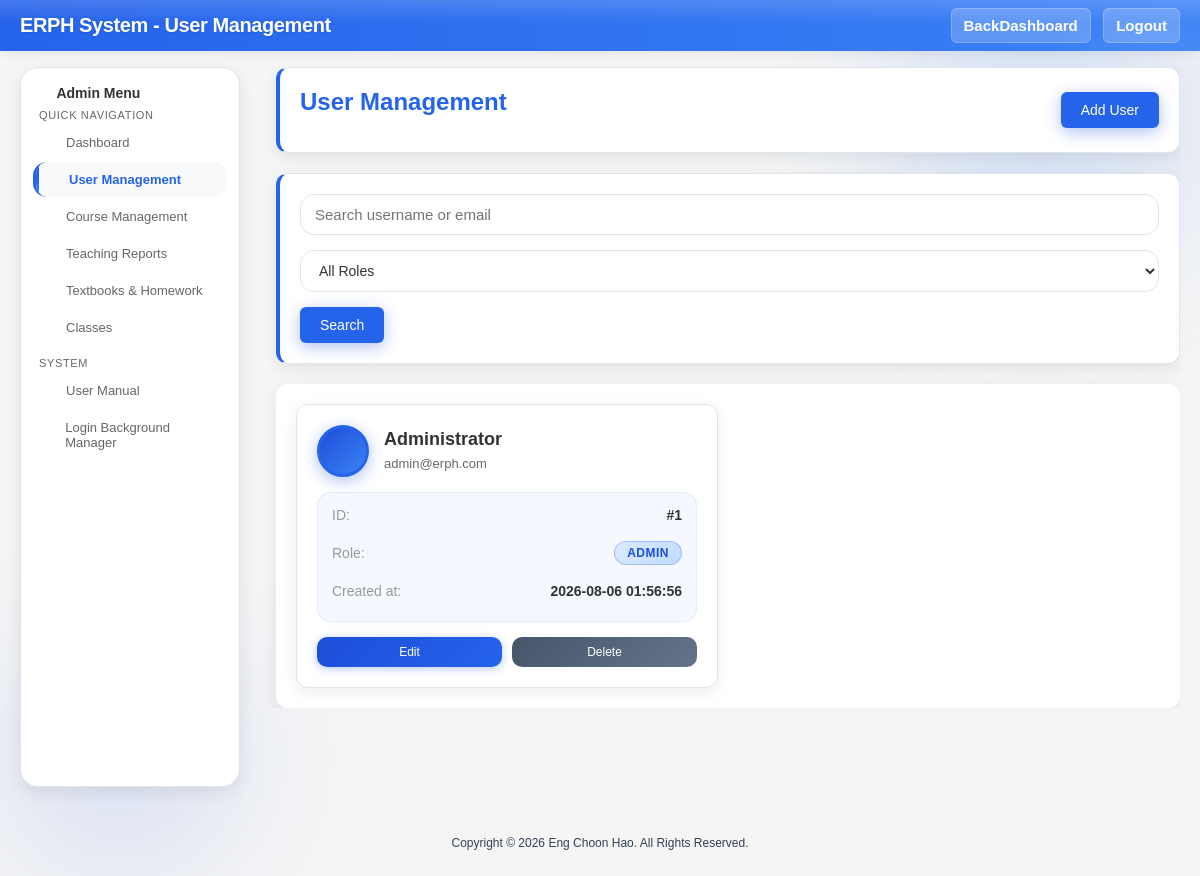
Page /public/user_management.php (signed in) on the committed database.
### tables this page shows
CREATE TABLE `users` (
  `id` int NOT NULL AUTO_INCREMENT,
  `name` varchar(100) NOT NULL,
  `email` varchar(150) NOT NULL,
  `password` varchar(255) NOT NULL,
  `role` enum('admin','teacher','student','parent') NOT NULL DEFAULT 'teacher',
  `created_at` timestamp NULL DEFAULT CURRENT_TIMESTAMP,
  `avatar` varchar(255) DEFAULT NULL,
  PRIMARY KEY (`id`),
  UNIQUE KEY `email` (`email`)
);

### public/inc/kernel.php (called while the page is built, shortened)
<?php
function lex(string $path, $tokens = null, $fallback = null)
{
    $tree = $GLOBALS['ERPH_LEXICON'] ?? [];
    $segments = explode('.', $path);
    $cursor = $tree;
    foreach ($segments as $segment) {
        if (!is_array($cursor) || !array_key_exists($segment, $cursor)) {
            return $fallback ?? $path;
        }
        $cursor = $cursor[$segment];
    }
    return $cursor;
}
function t(string $path, $tokens = null, $fallback = null)
{
    return lex($path, $tokens, $fallback);
}

### public/user_management.php (the view, shortened to what this page needs)
<?php
$navSection = 'users';
try {
    require_once __DIR__ . '/../db.php';
    $search = $_GET['search'] ?? '';
    $where_conditions = [];
    $params = [];
    $where_clause = $where_conditions ? 'WHERE ' . implode(' AND ', $where_conditions) : '';
    $stmt = $pdo->prepare("SELECT id, name, email, role, created_at, avatar FROM users $where_clause ORDER BY
        CASE
            WHEN role = 'admin' THEN 1
            WHEN role = 'teacher' THEN 2
            WHEN role = 'student' THEN 3
        END,
        created_at DESC");
    $stmt->execute($params);
    $users = $stmt->fetchAll();
} catch (Exception $e) {
    $error = t('user_management.get_users_failed') . ": " . $e->getMessage();
    $users = [];
}
?>
<!doctype html>
<html>
<head>
  <link rel="stylesheet" href="assets/css/admin.css?v=<?= filemtime(__DIR__ . '/assets/css/admin.css') ?>">
  <link rel="stylesheet" href="assets/css/mobile-optimization.css">
</head>
<body>
  <header class="header">
    <h1>ERPH System - <?= t('user_management.title') ?></h1>
    <div>
      <a href="admin_dashboard.php"><?= t('common.back') ?><?= t('common.dashboard') ?></a>
      <a href="logout.php"><?= t('common.logout') ?></a>
      </div>
  </header>
  <div class="admin-layout">
    <?php include 'inc/admin_sidebar.php'; ?>
    <main>
      <div class="page-header">
        <h2><?= t('user_management.title') ?></h2>
        <a href="add_user.php" class="add-user-btn"><?= t('user_management.add_user') ?></a>
      </div>
      <div class="search-filters">
        <form class="search-form" method="GET">
          <input type="text" name="search" placeholder="<?= t('user_management.search_placeholder') ?>" value="<?= htmlspecialchars($search) ?>" class="search-input">
          <select name="role" class="role-select">
            <option value=""><?= t('user_management.all_roles') ?></option>
          </select>
          <button type="submit" class="search-btn"><?= t('common.search') ?></button>
        </form>
      </div>
      <div class="users-grid">
        <?php if (empty($users)): ?>
          <div style="text-align:center;padding:40px;color:var(--text-muted);grid-column:1/-1;">
            <?= t('user_management.no_users') ?>
          </div>
        <?php else: ?>
          <?php foreach ($users as $user_item): ?>
          <div class="user-card">
            <div class="user-header">
              <div class="user-avatar">
                <?php if (!empty($user_item['avatar'])): ?>
                  <img src="<?= htmlspecialchars($user_item['avatar']) ?>" alt="User avatar">
                <?php else: ?>
                  <?= glyph('profile') ?>
                <?php endif; ?>
              </div>
              <div class="user-info">
                <h3 class="user-name"><?= htmlspecialchars($user_item['name']) ?></h3>
                <p class="user-email"><?= htmlspecialchars($user_item['email']) ?></p>
              </div>
            </div>
            <div class="user-details">
              <div class="user-detail-item">
                <span class="detail-label">ID:</span>
                <span class="detail-value">#<?= htmlspecialchars($user_item['id']) ?></span>
              </div>
              <div class="user-detail-item">
                <span class="detail-label">Role:</span>
                <span class="role-badge role-<?= htmlspecialchars($user_item['role']) ?>">
                  <?= htmlspecialchars(ucfirst($user_item['role'])) ?>
                </span>
              </div>
              <div class="user-detail-item">
                <span class="detail-label">Created at:</span>
                <span class="detail-value"><?= htmlspecialchars($user_item['created_at']) ?></span>
              </div>
            </div>
            <div class="user-actions">
              <a href="edit_user.php?id=<?= $user_item['id'] ?>" class="edit-btn"><?= t('common.edit') ?></a>
              <button class="delete-btn" onclick="deleteUser(<?= $user_item['id'] ?>)"><?= t('common.delete') ?></button>
            </div>
          </div>
          <?php endforeach; ?>
        <?php endif; ?>
      </div>
    </main>
  </div>
  <?php include __DIR__ . '/inc/footer.php'; ?>
</body>
</html>

### public/inc/admin_sidebar.php (shortened to what this page needs)
<?php
$navSection = $navSection ?? ($current_page ?? '');
$navItems = [
    ['key' => 'dashboard', 'href' => 'admin_dashboard.php', 'label' => 'navigation.dashboard'],
    ['key' => 'users', 'href' => 'user_management.php', 'label' => 'navigation.user_management'],
    ['key' => 'courses', 'href' => 'course_management.php', 'label' => 'navigation.course_management'],
    ['key' => 'admin_reports', 'href' => 'admin_teaching_reports.php', 'label' => 'navigation.teaching_reports'],
    ['key' => 'textbooks_homework', 'href' => 'textbooks_homework.php', 'label' => 'navigation.textbooks_homework'],
    ['key' => 'classes', 'href' => 'classes.php', 'label' => 'navigation.classes'],
];
$systemItems = [
    ['key' => 'user_manual', 'href' => 'user_manual.php', 'label' => 'navigation.user_manual'],
    ['key' => 'background_manager', 'href' => 'login_background_manager.php', 'label' => 'navigation.login_background_manager'],
];
?>
<aside class="admin-sidebar">
  <div class="brand"><?= nav_glyph('logo') ?> <?= lex('navigation.admin_menu') ?></div>
  <div class="menu-title"><?= lex('navigation.quick_nav') ?></div>
  <ul class="menu">
    <?php foreach ($navItems as $item): ?>
    <li>
      <a class="<?= $navSection === $item['key'] ? 'active' : '' ?>" href="<?= $item['href'] ?>">
        <?= nav_glyph($item['key']) ?>
        <span><?= lex($item['label']) ?></span>
      </a>
    </li>
    <?php endforeach; ?>
  </ul>
  <div class="menu-title" style="margin-top:12px;"><?= lex('common.system') ?></div>
  <ul class="menu">
    <?php foreach ($systemItems as $item): ?>
    <li>
      <a class="<?= $navSection === $item['key'] ? 'active' : '' ?>" href="<?= $item['href'] ?>">
        <?= nav_glyph($item['key']) ?>
        <span><?= lex($item['label']) ?></span>
      </a>
    </li>
    <?php endforeach; ?>
  </ul>
</aside>

### public/inc/glyphs.php (shortened to what this page needs)
<?php
function glyph(string $key, string $class = ''): string
{
    static $paths = null;
    $body = $paths[$key] ?? $paths['empty'];
    $classes = trim('erph-glyph erph-glyph-' . preg_replace('/[^a-z0-9_-]/', '', $key) . ' ' . $class);
    return sprintf(
        '<svg class="%s" viewBox="0 0 24 24" width="1em" height="1em" fill="none" stroke="currentColor" stroke-width="1.75" stroke-linecap="round" stroke-linejoin="round" aria-hidden="true" focusable="false">%s</svg>',
        htmlspecialchars($classes, ENT_QUOTES, 'UTF-8'),
        $body
    );
}
function nav_glyph(string $section): string
{
    $map = [
        'logo' => 'logo',
        'dashboard' => 'dashboard',
        'users' => 'users',
        'courses' => 'layers',
        'admin_reports' => 'reports',
        'textbooks_homework' => 'books',
        'classes' => 'classes',
        'background_manager' => 'background',
        'user_manual' => 'manual',
    ];
    return glyph($map[$section] ?? 'empty', 'nav-glyph');
}

### public/inc/footer.php (shortened to what this page needs)
<footer class="site-copyright">
  <p>Copyright &copy; 2026 Eng Choon Hao. All Rights Reserved.</p>
</footer>

### public/assets/css/mobile-optimization.css (style rules this page uses)
* { -webkit-tap-highlight-color: transparent; -webkit-touch-callout: none; -webkit-user-select: none; -moz-user-select: none; -ms-user-select: none; user-select: none; }
input, textarea, [contenteditable] { -webkit-user-select: text; -moz-user-select: text; -ms-user-select: text; user-select: text; }
.btn, button, .nav-btn, .theme-toggle-btn { -webkit-tap-highlight-color: rgba(0,0,0,0.1); touch-action: manipulation; cursor: pointer; }
body { -webkit-text-size-adjust: 100%; -ms-text-size-adjust: 100%; }
.site-copyright { width: 100%; margin-top: 32px; padding: 16px 16px 24px; text-align: center; font-size: 12px; line-height: 1.4; font-weight: 500; color: #334155; clear: both; }
.site-copyright p { margin: 0; }

### public/assets/css/design-system.css (style rules this page uses)
:root { --blue-900: #1e3a8a; --blue-800: #1e40af; --blue-700: #1d4ed8; --blue-600: #2563eb; --blue-500: #3b82f6; --blue-400: #60a5fa; --blue-300: #93c5fd; --blue-200: #bfdbfe; --blue-100: #dbeafe; --blue-50: #eff6ff; --white: #ffffff; --bg-primary: #eff6ff; --bg-secondary: rgba(255, 255, 255, 0.88); --bg-glass: rgba(255, 255, 255, 0.72); --text-primary: #0f172a; --text-secondary: #475569; --text-muted: #64748b; --border-color: rgba(59, 130, 246, 0.18); --shadow-color: rgba(29, 78, 216, 0.12); --accent-color: #1d4ed8; --accent-hover: #2563eb; --header-bg: linear-gradient(120deg, #1d4ed8 0%, #2563eb 35%, #3b82f6 65%, #60a5fa 100%); --header-bg-animated: linear-gradient(120deg, #1d4ed8, #2563eb, #3b82f6, #60a5fa, #2563eb, #1d4ed8); --card-border: rgba(59, 130, 246, 0.25); --sidebar-bg: rgba(255, 255, 255, 0.85); --sidebar-text: #334155; --sidebar-hover: rgba(219, 234, 254, 0.9); --sidebar-active: linear-gradient(135deg, #dbeafe, #bfdbfe); --radius-sm: 10px; --radius-md: 14px; --radius-lg: 18px; --radius-xl: 24px; --shadow-soft: 0 8px 32px rgba(29, 78, 216, 0.14); --shadow-card: 0 4px 24px rgba(29, 78, 216, 0.12); --shadow-glow: 0 0 40px rgba(59, 130, 246, 0.25); --transition: all 0.35s cubic-bezier(0.4, 0, 0.2, 1); --bg-mesh: radial-gradient(ellipse 90% 60% at 10% -10%, rgba(29, 78, 216, 0.22), transparent 55%), radial-gradient(ellipse 70% 50% at 95% 20%, rgba(96, 165, 250, 0.18), transparent 50%), radial-gradient(ellipse 60% 40% at 50% 100%, rgba(147, 197, 253, 0.15), transparent 55%), linear-gradient(180deg, #ffffff 0%, #eff6ff 35%, #dbeafe 75%, #f8fafc 100%); --card-bg: linear-gradient(145deg, rgba(255,255,255,0.95) 0%, rgba(239,246,255,0.92) 100%); --gradient-text: linear-gradient(135deg, #1d4ed8 0%, #2563eb 50%, #3b82f6 100%); --success-bg: #ecfdf5; --success-text: #065f46; --success-border: #6ee7b7; --error-bg: #fef2f2; --error-text: #991b1b; --error-border: #fca5a5; --warning-bg: #fffbeb; --warning-text: #92400e; --warning-border: #fcd34d; }
*, *::before, *::after { box-sizing: border-box; }
body { font-family: 'Plus Jakarta Sans', 'Inter', 'Microsoft YaHei', system-ui, sans-serif; margin: 0; color: var(--text-primary); background: var(--bg-mesh); background-attachment: fixed; min-height: 100vh; transition: background 0.4s ease, color 0.3s ease; position: relative; overflow-x: hidden; }
body::before, body::after { content: ''; position: fixed; border-radius: 50%; pointer-events: none; z-index: 0; filter: blur(60px); opacity: 0.45; }
body::before { width: 480px; height: 480px; top: -120px; right: -80px; background: radial-gradient(circle, rgba(59, 130, 246, 0.5), transparent 70%); animation: orbFloat1 18s ease-in-out infinite; }
body::after { width: 360px; height: 360px; bottom: -60px; left: -60px; background: radial-gradient(circle, rgba(37, 99, 235, 0.4), transparent 70%); animation: orbFloat2 22s ease-in-out infinite; }
.admin-layout, .teacher-layout, .container, main { position: relative; z-index: 1; }
.site-copyright { width: 100%; margin-top: 32px; padding: 16px 16px 24px; text-align: center; font-size: 0.75rem; line-height: 1.4; font-weight: 500; color: var(--text-secondary, #334155); clear: both; }
.site-copyright p { margin: 0; }

### public/assets/css/components.css (style rules this page uses)
.profile-avatar, .user-avatar { width: 28px; height: 28px; border-radius: 50%; background: linear-gradient(135deg, #60a5fa, #3b82f6); display: flex; align-items: center; justify-content: center; color: white; font-size: 12px; font-weight: 700; box-shadow: 0 4px 12px rgba(29, 78, 216, 0.35); transition: var(--transition); overflow: hidden; position: relative; }
.user-avatar { width: 48px; height: 48px; font-size: 18px; }
.user-name { color: #0f172a; font-size: 15px; font-weight: 700; margin-bottom: 2px; }

### rows in the picture
users: name "Administrator", email "admin@erph.com", id "1", role "ADMIN", created_at "2026-08-06 01:56:56"

### other values in the picture
t('user_management.title') "User Management"
t('common.back') "Back"
t('common.dashboard') "Dashboard"
t('common.logout') "Logout"
lex('navigation.admin_menu') "Admin Menu"
lex('navigation.quick_nav') "QUICK NAVIGATION"
lex($item['label']) "Dashboard"
lex($item['label']) "User Management"
lex($item['label']) "Course Management"
lex($item['label']) "Teaching Reports"
lex($item['label']) "Textbooks & Homework"
lex($item['label']) "Classes"
lex('common.system') "SYSTEM"
lex($item['label']) "User Manual"
lex($item['label']) "Login Background Manager"
